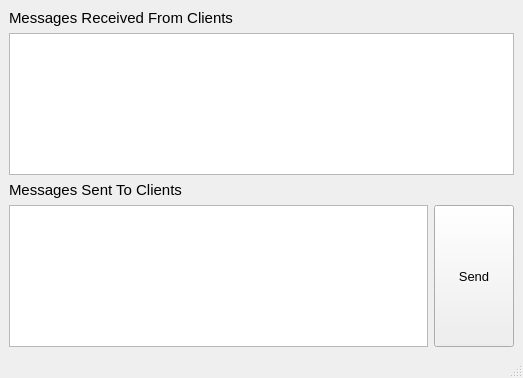
<?xml version="1.0" encoding="UTF-8"?>
<ui version="4.0">
 <class>MainWindow</class>
 <widget class="QMainWindow" name="MainWindow">
  <property name="geometry">
   <rect>
    <x>0</x>
    <y>0</y>
    <width>523</width>
    <height>378</height>
   </rect>
  </property>
  <property name="windowTitle">
   <string>MainWindow</string>
  </property>
  <widget class="QWidget" name="centralwidget">
   <layout class="QGridLayout" name="gridLayout">
    <item row="0" column="0">
     <layout class="QVBoxLayout" name="verticalLayout">
      <item>
       <widget class="QLabel" name="label">
        <property name="font">
         <font>
          <pointsize>11</pointsize>
         </font>
        </property>
        <property name="text">
         <string>Messages Received From Clients</string>
        </property>
       </widget>
      </item>
      <item>
       <widget class="QTextEdit" name="textEdit_server">
        <property name="font">
         <font>
          <pointsize>10</pointsize>
         </font>
        </property>
       </widget>
      </item>
     </layout>
    </item>
    <item row="1" column="0">
     <layout class="QVBoxLayout" name="verticalLayout_2">
      <item>
       <widget class="QLabel" name="label_2">
        <property name="font">
         <font>
          <pointsize>11</pointsize>
         </font>
        </property>
        <property name="text">
         <string>Messages Sent To Clients</string>
        </property>
       </widget>
      </item>
      <item>
       <layout class="QHBoxLayout" name="horizontalLayout">
        <item>
         <widget class="QTextEdit" name="textEdit_serverToClient">
          <property name="font">
           <font>
            <pointsize>10</pointsize>
           </font>
          </property>
         </widget>
        </item>
        <item>
         <widget class="QPushButton" name="pushButton_serverSend">
          <property name="sizePolicy">
           <sizepolicy hsizetype="Minimum" vsizetype="Preferred">
            <horstretch>0</horstretch>
            <verstretch>0</verstretch>
           </sizepolicy>
          </property>
          <property name="font">
           <font>
            <pointsize>10</pointsize>
           </font>
          </property>
          <property name="text">
           <string>Send</string>
          </property>
         </widget>
        </item>
       </layout>
      </item>
     </layout>
    </item>
   </layout>
  </widget>
  <widget class="QMenuBar" name="menubar">
   <property name="geometry">
    <rect>
     <x>0</x>
     <y>0</y>
     <width>523</width>
     <height>21</height>
    </rect>
   </property>
  </widget>
  <widget class="QStatusBar" name="statusbar"/>
 </widget>
 <resources/>
 <connections/>
</ui>
